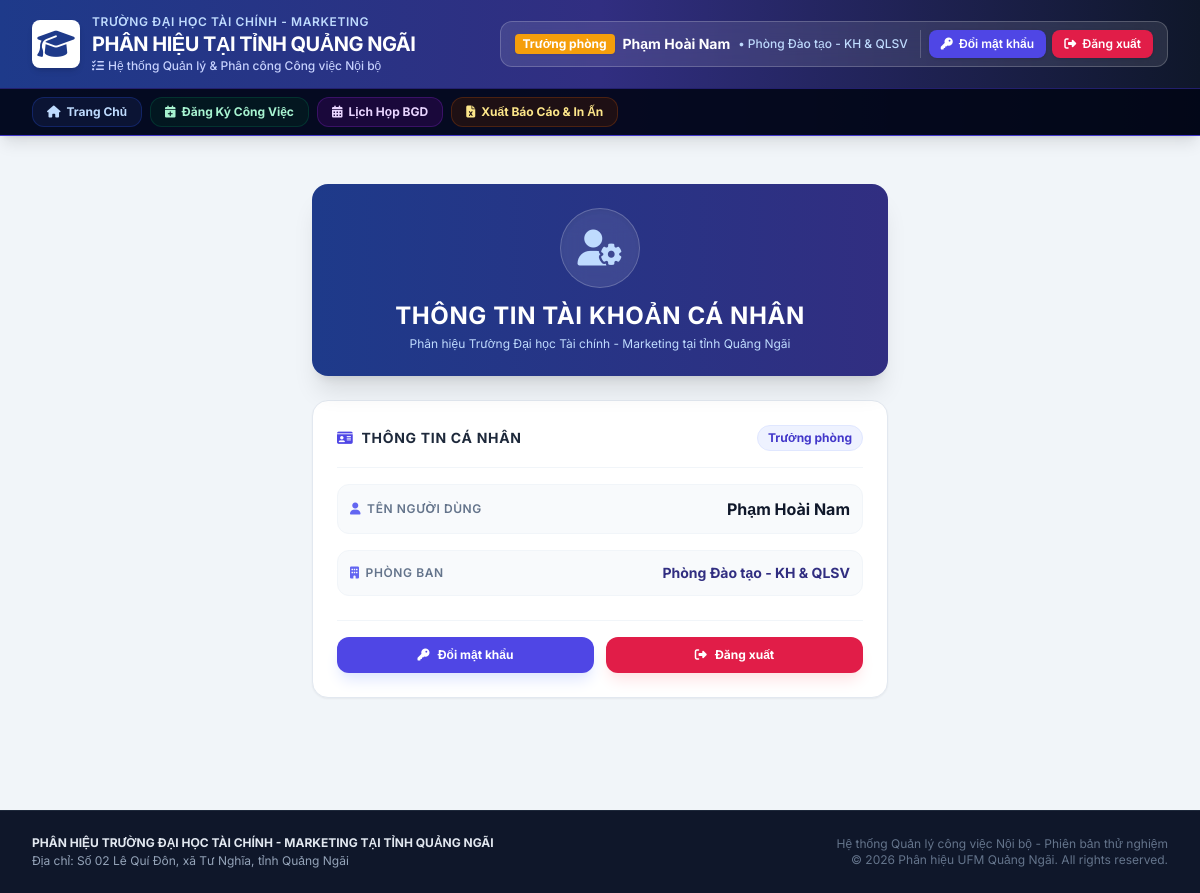
Page /profile.php (signed in) on the committed database.
### tables this page shows
CREATE TABLE IF NOT EXISTS `users` (
    `id` INT AUTO_INCREMENT PRIMARY KEY,
    `fullname` VARCHAR(255) NOT NULL,
    `email` VARCHAR(255) NOT NULL UNIQUE,
    `password` VARCHAR(255) NOT NULL,
    `role` ENUM('BGD', 'TRUONG_PHONG', 'NHAN_VIEN', 'HO_TRO', 'SUPER_ADMIN') NOT NULL DEFAULT 'NHAN_VIEN',
    `department_id` INT NOT NULL,
    FOREIGN KEY (`department_id`) REFERENCES `departments`(`id`) ON DELETE CASCADE
);

CREATE TABLE IF NOT EXISTS `departments` (
    `id` INT AUTO_INCREMENT PRIMARY KEY,
    `code` VARCHAR(20) NOT NULL UNIQUE,
    `name` VARCHAR(255) NOT NULL,
    `color_theme` VARCHAR(50) DEFAULT 'blue',
    `icon` VARCHAR(50) DEFAULT 'fa-building'
);

### includes/auth.php (called while the page is built, shortened)
<?php
function getCurrentUser($pdo) {
    try {
        $stmt = $pdo->prepare("SELECT u.*, d.name AS department_name, d.code AS department_code, d.color_theme, d.icon AS department_icon FROM users u JOIN departments d ON u.department_id = d.id WHERE u.id = ?");
        $stmt->execute([$_SESSION['user_id']]);
        return $stmt->fetch() ?: null;
    } catch (\PDOException $e) {
        return null;
    }
}

### profile.php (the view, shortened to what this page needs)
<?php
require_once __DIR__ . '/includes/header.php';
?>
<div class="max-w-xl mx-auto py-6">
    <div class="bg-gradient-to-r from-blue-900 to-indigo-900 rounded-2xl p-6 text-white shadow-xl mb-6 text-center relative overflow-hidden">
        <div class="w-20 h-20 bg-white/10 rounded-full flex items-center justify-center mx-auto mb-3 backdrop-blur-md border border-white/20 shadow-inner">
            <i class="fa-solid fa-user-gear text-4xl text-blue-200"></i>
        </div>
        <h2 class="text-2xl font-bold tracking-wide uppercase">THÔNG TIN TÀI KHOẢN CÁ NHÂN</h2>
        <p class="text-xs text-blue-200 mt-1">Phân hiệu Trường Đại học Tài chính - Marketing tại tỉnh Quảng Ngãi</p>
    </div>
    <div class="bg-white rounded-2xl shadow-sm border border-slate-200 p-6 mb-6">
        <div class="flex items-center justify-between pb-4 mb-4 border-b border-slate-100">
            <h3 class="font-bold text-slate-800 text-sm uppercase tracking-wider flex items-center gap-2">
                <i class="fa-solid fa-id-card text-indigo-600"></i>
                <span>Thông tin cá nhân</span>
            </h3>
            <?php
            $displayRole = $currentUser['role'];
            if ($displayRole === 'HO_TRO') $displayRole = 'Hỗ trợ';
            elseif ($displayRole === 'TRUONG_PHONG') $displayRole = 'Trưởng phòng';
            elseif ($displayRole === 'NHAN_VIEN') $displayRole = 'Nhân viên';
            elseif ($displayRole === 'BGD') $displayRole = 'Ban Giám đốc';
            elseif ($displayRole === 'SUPER_ADMIN') $displayRole = 'Super Admin';
            ?>
            <span class="px-2.5 py-1 rounded-full text-xs font-bold bg-indigo-50 text-indigo-700 border border-indigo-100">
                <?= htmlspecialchars($displayRole) ?>
            </span>
        </div>
        <div class="space-y-4 text-sm">
            <div class="flex items-center justify-between p-3 bg-slate-50 rounded-xl border border-slate-100">
                <span class="text-xs font-semibold text-slate-500 uppercase tracking-wider flex items-center gap-1.5">
                    <i class="fa-solid fa-user text-indigo-500"></i>
                    <span>Tên người dùng</span>
                </span>
                <span class="font-bold text-slate-900 text-base">
                    <?= htmlspecialchars($currentUser['fullname']) ?>
                </span>
            </div>
            <div class="flex items-center justify-between p-3 bg-slate-50 rounded-xl border border-slate-100">
                <span class="text-xs font-semibold text-slate-500 uppercase tracking-wider flex items-center gap-1.5">
                    <i class="fa-solid fa-building text-indigo-500"></i>
                    <span>Phòng ban</span>
                </span>
                <span class="font-bold text-indigo-900 text-sm">
                    <?= htmlspecialchars($currentUser['department_name']) ?>
                </span>
            </div>
        </div>
        <div class="grid grid-cols-2 gap-3 mt-6 pt-4 border-t border-slate-100">
            <button type="button" onclick="togglePasswordForm()" class="w-full bg-indigo-600 hover:bg-indigo-700 text-white font-bold py-2.5 px-4 rounded-xl text-xs transition shadow-lg shadow-indigo-100 flex items-center justify-center gap-2">
                <i class="fa-solid fa-key"></i>
                <span>Đổi mật khẩu</span>
            </button>
            <a href="logout.php" class="w-full bg-rose-600 hover:bg-rose-700 text-white font-bold py-2.5 px-4 rounded-xl text-xs transition shadow-lg shadow-rose-100 flex items-center justify-center gap-2">
                <i class="fa-solid fa-right-from-bracket"></i>
                <span>Đăng xuất</span>
            </a>
        </div>
    </div>
</div>
<?php require_once __DIR__ . '/includes/footer.php'; ?>

### includes/header.php (shortened to what this page needs)
<?php
require_once __DIR__ . '/auth.php';
require_once __DIR__ . '/functions.php';
$currentUser = getCurrentUser($pdo);
$roleLabel = $currentUser['role'];
if ($roleLabel === 'TRUONG_PHONG') {
    $roleLabel = 'Trưởng phòng';
} elseif ($roleLabel === 'NHAN_VIEN') {
    $roleLabel = 'Nhân viên';
} elseif ($roleLabel === 'HO_TRO') {
    $roleLabel = 'Hỗ trợ';
} elseif ($roleLabel === 'BGD') {
    $roleLabel = 'Ban Giám đốc';
} elseif ($roleLabel === 'SUPER_ADMIN') {
    $roleLabel = 'Super Admin';
}
?>
<!DOCTYPE html>
<html lang="vi">
<head>
    <script src="https://cdn.tailwindcss.com"></script>
    <link rel="stylesheet" href="https://cdnjs.cloudflare.com/ajax/libs/font-awesome/6.5.1/css/all.min.css">
    <link rel="stylesheet" href="https://cdn.jsdelivr.net/npm/flatpickr/dist/flatpickr.min.css">
</head>
<body class="bg-slate-100 font-sans text-slate-800 flex flex-col min-h-screen">
<header class="bg-gradient-to-r from-blue-900 via-indigo-900 to-slate-900 text-white shadow-lg no-print border-b border-indigo-700">
    <div class="w-full px-4 sm:px-6 lg:px-8 py-3.5">
        <div class="flex flex-col md:flex-row md:items-center justify-between gap-4">
            <div class="flex items-center space-x-3">
                <div class="w-12 h-12 bg-white rounded-lg flex items-center justify-center p-1 shadow-md">
                    <i class="fa-solid fa-graduation-cap text-3xl text-blue-900"></i>
                </div>
                <div>
                    <div class="text-xs font-semibold uppercase tracking-wider text-blue-200">
                        TRƯỜNG ĐẠI HỌC TÀI CHÍNH - MARKETING
                    </div>
                    <div class="text-lg md:text-xl font-bold tracking-tight text-white flex items-center gap-2">
                        <span>PHÂN HIỆU TẠI TỈNH QUẢNG NGÃI</span>
                    </div>
                    <div class="text-xs text-indigo-200 flex items-center gap-1 font-medium">
                        <i class="fa-solid fa-[#0088cc] fa-list-check"></i>
                        <span>Hệ thống Quản lý & Phân công Công việc Nội bộ</span>
                    </div>
                </div>
            </div>
            <div class="flex items-center gap-3 bg-white/10 backdrop-blur-md px-3.5 py-2 rounded-xl border border-white/20">
                <div class="flex items-center gap-2 text-xs">
                    <span class="px-2 py-0.5 rounded text-xs font-bold bg-amber-500 text-white shadow-sm">
                        <?= htmlspecialchars($roleLabel) ?>
                    </span>
                    <span class="font-bold text-white text-sm">
                        <?= htmlspecialchars($currentUser['fullname']) ?>
                    </span>
                    <span class="text-blue-200 font-medium">
                        • <?= htmlspecialchars($currentUser['department_name']) ?>
                    </span>
                </div>
                <div class="flex items-center gap-1.5 border-l border-white/20 pl-2">
                    <a href="profile.php" class="bg-indigo-600 hover:bg-indigo-700 text-white px-3 py-1.5 rounded-lg text-xs font-semibold transition flex items-center gap-1.5 shadow" title="Đổi mật khẩu">
                        <i class="fa-solid fa-key"></i>
                        <span>Đổi mật khẩu</span>
                    </a>
                    <a href="logout.php" class="bg-rose-600 hover:bg-rose-700 text-white px-3 py-1.5 rounded-lg text-xs font-semibold transition flex items-center gap-1.5 shadow" title="Đăng xuất">
                        <i class="fa-solid fa-right-from-bracket"></i>
                        <span>Đăng xuất</span>
                    </a>
                </div>
            </div>
        </div>
    </div>
    <nav class="bg-slate-950/90 border-t border-indigo-800/60 px-4 sm:px-6 lg:px-8">
        <div class="w-full flex items-center space-x-1 sm:space-x-2 py-2 overflow-x-auto">
            <?php
            $currentPage = basename($_SERVER['PHP_SELF']);
            ?>
            <a href="index.php" class="px-3.5 py-1.5 rounded-xl text-xs font-bold whitespace-nowrap transition flex items-center gap-1.5 <?= $currentPage === 'index.php' ? 'bg-blue-600 text-white shadow-md shadow-blue-900/50' : 'bg-blue-950/40 text-blue-200 hover:bg-blue-800/50 border border-blue-800/40' ?>">
                <i class="fa-solid fa-house"></i>
                <span>Trang Chủ</span>
            </a>
            <a href="batch_register.php" class="px-3.5 py-1.5 rounded-xl text-xs font-bold whitespace-nowrap transition flex items-center gap-1.5 <?= $currentPage === 'batch_register.php' ? 'bg-emerald-600 text-white shadow-md shadow-emerald-900/50' : 'bg-emerald-950/40 text-emerald-200 hover:bg-emerald-800/50 border border-emerald-800/40' ?>">
                <i class="fa-solid fa-calendar-plus"></i>
                <span>Đăng Ký Công Việc</span>
            </a>
            <a href="bgd_schedule.php" class="px-3.5 py-1.5 rounded-xl text-xs font-bold whitespace-nowrap transition flex items-center gap-1.5 <?= $currentPage === 'bgd_schedule.php' ? 'bg-purple-600 text-white shadow-md shadow-purple-900/50' : 'bg-purple-950/40 text-purple-200 hover:bg-purple-800/50 border border-purple-800/40' ?>">
                <i class="fa-solid fa-calendar-days"></i>
                <span>Lịch Họp BGD</span>
            </a>
            <a href="export.php" class="px-3.5 py-1.5 rounded-xl text-xs font-bold whitespace-nowrap transition flex items-center gap-1.5 <?= $currentPage === 'export.php' ? 'bg-amber-600 text-white shadow-md shadow-amber-900/50' : 'bg-amber-950/40 text-amber-200 hover:bg-amber-800/50 border border-amber-800/40' ?>">
                <i class="fa-solid fa-file-excel"></i>
                <span>Xuất Báo Cáo & In Ấn</span>
            </a>
        </div>
    </nav>
</header>
<main class="flex-grow w-full px-4 sm:px-6 lg:px-8 py-6">

### rows in the picture
users: role "Trưởng phòng", fullname "Phạm Hoài Nam", department.name "Phòng Đào tạo - KH & QLSV"
